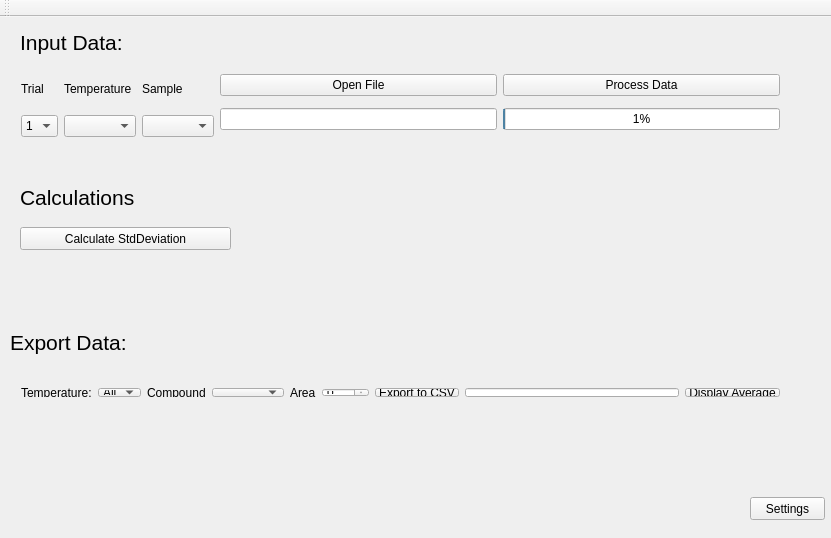
<?xml version="1.0" encoding="UTF-8"?>
<ui version="4.0">
 <class>MainWindow</class>
 <widget class="QMainWindow" name="MainWindow">
  <property name="geometry">
   <rect>
    <x>0</x>
    <y>0</y>
    <width>831</width>
    <height>538</height>
   </rect>
  </property>
  <property name="windowTitle">
   <string>MainWindow</string>
  </property>
  <widget class="QWidget" name="centralWidget">
   <widget class="QWidget" name="horizontalLayoutWidget_2">
    <property name="geometry">
     <rect>
      <x>10</x>
      <y>360</y>
      <width>781</width>
      <height>31</height>
     </rect>
    </property>
    <layout class="QHBoxLayout" name="horizontalLayout_2">
     <item>
      <widget class="QLabel" name="label_5">
       <property name="text">
        <string>Temperature:</string>
       </property>
      </widget>
     </item>
     <item>
      <widget class="QComboBox" name="tempView">
       <item>
        <property name="text">
         <string>All</string>
        </property>
       </item>
      </widget>
     </item>
     <item>
      <widget class="QLabel" name="label_6">
       <property name="text">
        <string>Compound</string>
       </property>
      </widget>
     </item>
     <item>
      <widget class="QComboBox" name="compoundView"/>
     </item>
     <item>
      <widget class="QLabel" name="label_10">
       <property name="text">
        <string>Area</string>
       </property>
      </widget>
     </item>
     <item>
      <widget class="QSpinBox" name="areaBox">
       <property name="minimum">
        <number>0</number>
       </property>
       <property name="maximum">
        <number>100</number>
       </property>
       <property name="singleStep">
        <number>2</number>
       </property>
      </widget>
     </item>
     <item>
      <widget class="QPushButton" name="ExportCSV">
       <property name="text">
        <string>Export to CSV</string>
       </property>
      </widget>
     </item>
     <item>
      <widget class="QLineEdit" name="avgDisp"/>
     </item>
     <item>
      <widget class="QPushButton" name="avgBtn">
       <property name="text">
        <string>Display Average</string>
       </property>
      </widget>
     </item>
    </layout>
   </widget>
   <widget class="QWidget" name="horizontalLayoutWidget">
    <property name="geometry">
     <rect>
      <x>10</x>
      <y>40</y>
      <width>781</width>
      <height>91</height>
     </rect>
    </property>
    <layout class="QHBoxLayout" name="horizontalLayout">
     <item>
      <layout class="QVBoxLayout" name="verticalLayout_2">
       <item>
        <widget class="QLabel" name="label">
         <property name="text">
          <string>Trial</string>
         </property>
        </widget>
       </item>
       <item>
        <widget class="QComboBox" name="trialEntryBox">
         <item>
          <property name="text">
           <string>1</string>
          </property>
         </item>
         <item>
          <property name="text">
           <string>2</string>
          </property>
         </item>
         <item>
          <property name="text">
           <string>3</string>
          </property>
         </item>
        </widget>
       </item>
      </layout>
     </item>
     <item>
      <layout class="QVBoxLayout" name="verticalLayout_3">
       <item>
        <widget class="QLabel" name="label_2">
         <property name="text">
          <string>Temperature</string>
         </property>
        </widget>
       </item>
       <item>
        <widget class="QComboBox" name="tempEntryBox"/>
       </item>
      </layout>
     </item>
     <item>
      <layout class="QVBoxLayout" name="verticalLayout_4">
       <item>
        <widget class="QLabel" name="label_3">
         <property name="text">
          <string>Sample</string>
         </property>
        </widget>
       </item>
       <item>
        <widget class="QComboBox" name="sampleEntryBox"/>
       </item>
      </layout>
     </item>
     <item>
      <layout class="QVBoxLayout" name="verticalLayout">
       <item>
        <widget class="QPushButton" name="selectFile">
         <property name="text">
          <string>Open File</string>
         </property>
        </widget>
       </item>
       <item>
        <widget class="QLineEdit" name="fileNameDisp"/>
       </item>
      </layout>
     </item>
     <item>
      <layout class="QVBoxLayout" name="verticalLayout_6">
       <item>
        <widget class="QPushButton" name="processData">
         <property name="text">
          <string>Process Data</string>
         </property>
        </widget>
       </item>
       <item>
        <widget class="QProgressBar" name="progressBar">
         <property name="value">
          <number>1</number>
         </property>
        </widget>
       </item>
      </layout>
     </item>
     <item>
      <layout class="QVBoxLayout" name="verticalLayout_5"/>
     </item>
    </layout>
   </widget>
   <widget class="QLabel" name="label_7">
    <property name="geometry">
     <rect>
      <x>20</x>
      <y>10</y>
      <width>221</width>
      <height>31</height>
     </rect>
    </property>
    <property name="font">
     <font>
      <pointsize>16</pointsize>
     </font>
    </property>
    <property name="text">
     <string>Input Data:</string>
    </property>
   </widget>
   <widget class="QLabel" name="label_8">
    <property name="geometry">
     <rect>
      <x>10</x>
      <y>310</y>
      <width>221</width>
      <height>31</height>
     </rect>
    </property>
    <property name="font">
     <font>
      <pointsize>16</pointsize>
     </font>
    </property>
    <property name="text">
     <string>Export Data:</string>
    </property>
   </widget>
   <widget class="QLabel" name="label_9">
    <property name="geometry">
     <rect>
      <x>20</x>
      <y>160</y>
      <width>121</width>
      <height>41</height>
     </rect>
    </property>
    <property name="font">
     <font>
      <pointsize>16</pointsize>
     </font>
    </property>
    <property name="text">
     <string>Calculations</string>
    </property>
   </widget>
   <widget class="QPushButton" name="pushButton_2">
    <property name="geometry">
     <rect>
      <x>20</x>
      <y>210</y>
      <width>211</width>
      <height>23</height>
     </rect>
    </property>
    <property name="text">
     <string>Calculate StdDeviation</string>
    </property>
   </widget>
   <widget class="QPushButton" name="settings">
    <property name="geometry">
     <rect>
      <x>750</x>
      <y>480</y>
      <width>75</width>
      <height>23</height>
     </rect>
    </property>
    <property name="text">
     <string>Settings</string>
    </property>
   </widget>
  </widget>
  <widget class="QToolBar" name="mainToolBar">
   <attribute name="toolBarArea">
    <enum>TopToolBarArea</enum>
   </attribute>
   <attribute name="toolBarBreak">
    <bool>false</bool>
   </attribute>
  </widget>
  <action name="actionOpenSettings">
   <property name="text">
    <string>OpenSettings</string>
   </property>
  </action>
 </widget>
 <layoutdefault spacing="6" margin="11"/>
 <resources/>
 <connections/>
</ui>
